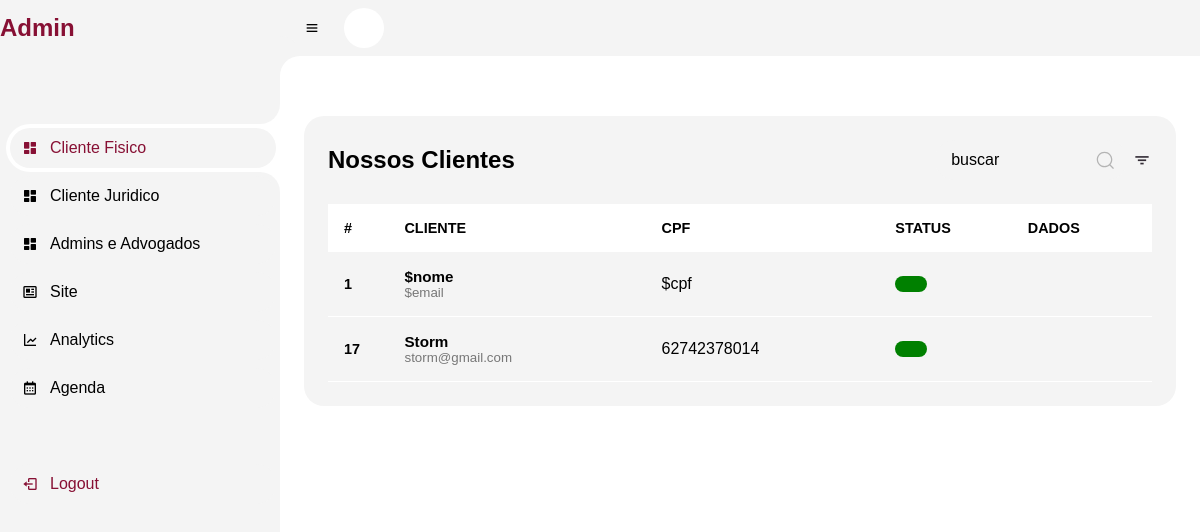
The app's page /admin-dash.php, older data.
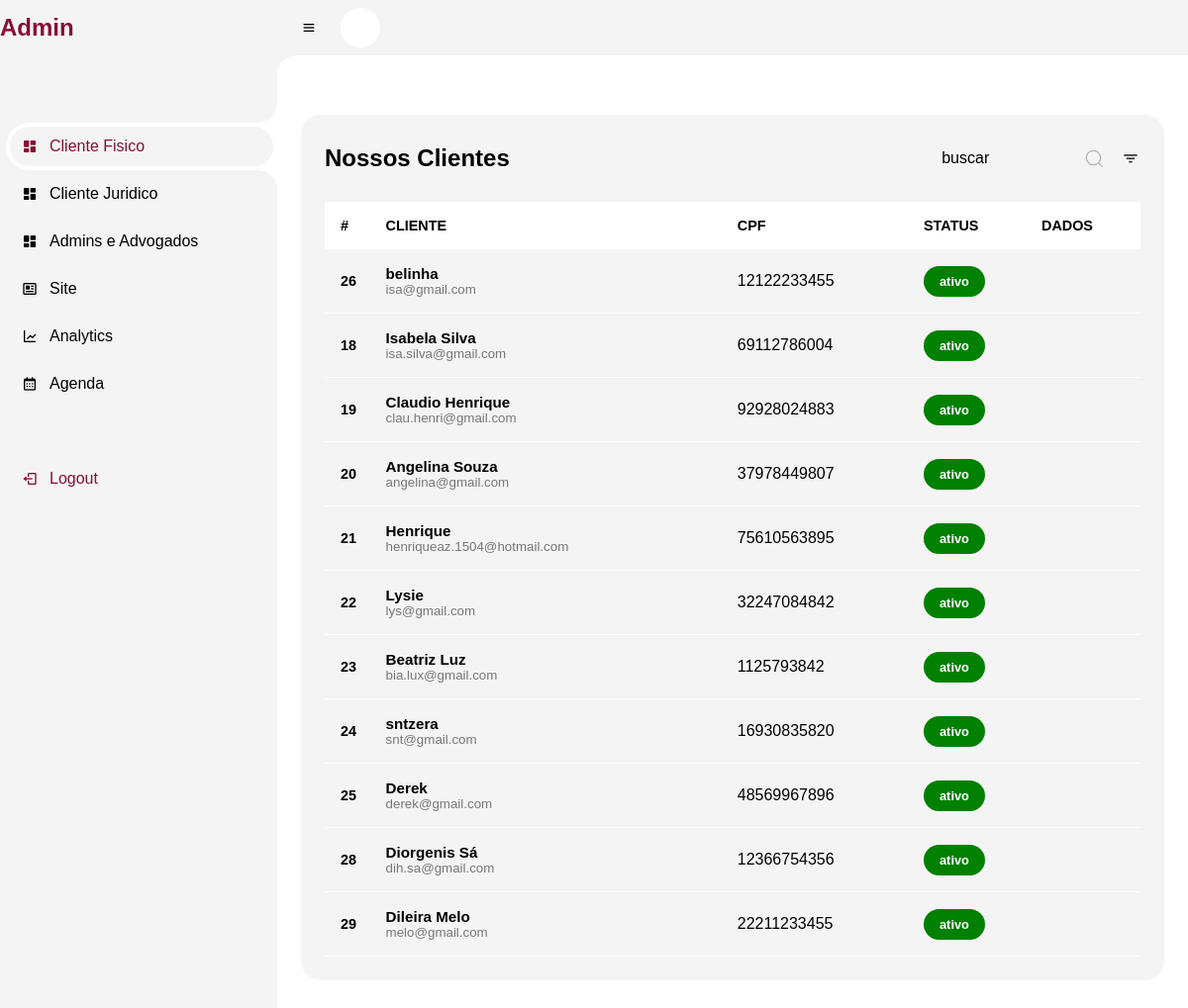
The same page, newer data.
### tables this page shows
CREATE TABLE IF NOT EXISTS `cadastro_login_cliente` (
  `cod` int(11) NOT NULL AUTO_INCREMENT,
  `nome` varchar(100) NOT NULL,
  `email` varchar(100) NOT NULL,
  `celular` varchar(15) NOT NULL,
  `endereco` varchar(100) NOT NULL,
  `cidade` varchar(50) NOT NULL,
  `senha` varchar(32) NOT NULL,
  `cpf` varchar(11) NOT NULL,
  `foto` varchar(100) NOT NULL,
  `status` varchar(10) NOT NULL,
  PRIMARY KEY (`cod`)
);

### admin-dash.php (the view, shortened to what this page needs)
<?php
include('menu-admin.php');
?>
<html lang="en">
<head>
    <link rel="stylesheet" href="css/admin.css">
    <link rel="stylesheet" href="https://maxst.icons8.com/vue-static/landings/line-awesome/line-awesome/1.3.0/css/line-awesome.min.css">
</head>
<body class="dark">
    <section id=content>
        <main>
            <?php
            require('connect.php');
            $perfis = mysqli_query($con, "SELECT * FROM `cadastro_login_cliente`");
            echo   "<div class=table-data>";
            echo    "<div class=order>";
            echo      "<div class=head>";
            echo          " <h3>Nossos Clientes</h3>";
            echo  " <div class=search>";
            echo    "<input type=text class=search__input placeholder=buscar onkeyup=pesquisar(this.value)";
            echo   "<button class=search__button>";
            echo "</div>";
            echo            "<i class='bx bx-filter'></i>";
            echo       "</div>";
            echo       "<table width=100%>";
            echo              "<thead>";
            echo                "<tr>";
            echo                     "<th>#</th>";
            echo                    "<th></span>CLIENTE</th>";
            echo                    "<th></span>CPF</th>";
            echo                  "<th></span>STATUS</th>";
            echo                  "<th></span>DADOS</th>";
            while ($perfil = mysqli_fetch_array($perfis)) {
                echo             "</tr>";
                echo        "</thead>";
                echo        "<tbody>";
                echo          "<tr>";
                echo              "<td class=cod>$perfil[cod]</td>";
                echo             "<td>";
                echo   "<div class=client>";
                echo   "<div class=client-info>";
                echo  "<h4>$perfil[nome]</h4>";
                echo  "<small>$perfil[email]</small>";
                echo   "</div>";
                echo  "</div>";
                echo  "</td>";
                echo  "<td>$perfil[cpf]</td>";
                echo "<td>";
                echo "<span class='status ";
                if ($perfil['status'] == "ativo") {
                    echo "success";
                } elseif ($perfil['status'] == "inativo") {
                    echo "danger";
                } elseif ($perfil['status'] == "ausente") {
                    echo "warning";
                }
                echo "'>$perfil[status]</span>";
                echo "</td>";
                echo  "<td>";
                echo  "<div id=icones>";
                echo  "<a href=./formularios/alterar-status.php?cod=$perfil[cod]><i class='uil uil-edit'></i></a>";
                echo  "<a href=javascript:confirmar($perfil[cod])><i class='uil uil-trash-alt'></i></a>";
                echo  "</div>";
                echo "</td>";
            }
            echo "</div>";
            echo   "</div>";
            ?>
        </main>
    </section>
</body>
</html>

### menu-admin.php (shortened to what this page needs)
<html lang="en">
<head>
	<link rel="stylesheet" href="css/menu-admin.css">
	<link href='https://unpkg.com/boxicons@2.0.9/css/boxicons.min.css' rel='stylesheet'>
	<link rel="stylesheet" href="https://unicons.iconscout.com/release/v4.0.0/css/line.css">
</head>
<body class="dark">
	<section id="sidebar">
		<a href="#" class="brand">
			<span class="text">Admin</span>
		</a>
		<ul class="side-menu top">
			<li class="active">
				<a href="admin-dash.php">
					<i class='bx bxs-dashboard'></i>
					<span class="text">Cliente Fisico</span>
				</a>
			</li>
			<li>
				<a href="clienteJ.php">
					<i class='bx bxs-dashboard'></i>
					<span class="text">Cliente Juridico</span>
				</a>
			</li>
			<li>
				<a href="adv-admin.php">
					<i class='bx bxs-dashboard'></i>
					<span class="text">Admins e Advogados</span>
				</a>
			</li>
			<li>
				<a href="index.php">
					<i class='bx bx-news'></i>
					<span class="text">Site</span>
				</a>
			</li>
			<li>
				<a href="#">
					<i class='bx bx-line-chart'></i>
					<span class="text">Analytics</span>
				</a>
			</li>
			<li>
				<a href="https://calendly.com/event_types/user/me" target="_blank">
					<i class='bx bx-calendar'></i>
					<span class="text">Agenda</span>
				</a>
			</li>
		</ul>
		<ul class="side-menu">
			<li>
				<?php
				echo	'<a href=logoff.php class=logout>';
				echo	"<i class='bx bx-log-out'></i>";
				echo "<span class=text>Logout</span>";
				echo "</a>";
				?>
			</li>
		</ul>
	</section>
	<section id="content">
		<nav>
			<i class='bx bx-menu'></i>
			<i class="uil uil-moon toggle-btn"></i>
		</nav>
	</section>
</body>
</html>

### css/menu-admin.css (style rules this page uses)
#sidebar { position: fixed; top: 0; left: 0; width: 280px; height: 100%; background: var(--color-light2); z-index: 2000; transition: .3s ease; overflow-x: hidden; scrollbar-width: none; }
#sidebar .brand { font-size: 24px; font-weight: 700; height: 56px; display: flex; align-items: center; color: var(--details); position: sticky; top: 0; left: 0; background:var(--color-light2); z-index: 500; padding-bottom: 20px; box-sizing: content-box; }
#sidebar .side-menu { width: 100%; margin-top: 48px; }
#sidebar .side-menu li { height: 48px; background: transparent; margin-left: 6px; border-radius: 48px 0 0 48px; padding: 4px; }
#sidebar .side-menu li.active { background: var(--back-fundo); position: relative; }
#sidebar .side-menu li.active::before { content: ''; position: absolute; width: 40px; height: 40px; border-radius: 50%; top: -40px; right: 0; box-shadow: 20px 20px 0 var(--back-fundo); z-index: -1; }
#sidebar .side-menu li.active::after { content: ''; position: absolute; width: 40px; height: 40px; border-radius: 50%; bottom: -40px; right: 0; box-shadow: 20px -20px 0 var(--back-fundo); z-index: -1; }
#sidebar .side-menu li a { width: 100%; height: 100%; background: var(--color-light2); display: flex; align-items: center; border-radius: 48px; font-size: 16px; color: var(--color-black); white-space: nowrap; overflow-x: hidden; }
#sidebar .side-menu.top li.active a { color: var(--details); }
#sidebar .side-menu li a.logout { color: var(--details); }
#sidebar .side-menu li a .bx { min-width: calc(60px - ((4px + 6px) * 2)); display: flex; justify-content: center; }
#content { position: relative; width: calc(100% - 280px); left: 280px; transition: .3s ease; }
#content nav { height: 56px; background: var(--color-light2); padding: 0 24px; display: flex; align-items: center; grid-gap: 24px; position: sticky; top: 0; left: 0; z-index: 1000; }
#content nav::before { content: ''; position: absolute; width: 40px; height: 40px; bottom: -40px; left: 0; border-radius: 50%; box-shadow: -20px -20px 0 var(--color-light2); }
.toggle-btn { color: var(--details); min-width: 40px; height: 40px; background-color: var(--color-white); border-radius: 50%; display: flex; align-items: center; justify-content: center; font-size: 20px; cursor: pointer; transition: 0.3s; }

### css/var.css (style rules this page uses)
body { --color-black: #000; --color-black-light: #777777; --color-black-light2: #777777; --color-white: #fff; --color-light: #f4f4f4; --color-light2: #f4f4f4; --details: #871034; --back-primary: #19191f; --back-fundo: #fff; --back-glass: linear-gradient(to right bottom, rgba(255, 255, 255, 0.5), rgba(255, 255, 255, 0.3)); }
* { margin: 0; padding: 0; box-sizing: border-box; text-decoration: none; font-family: 'Montserrat', sans-serif; }

Row changes from the older to the newer data that the page shows:
removed cadastro_login_cliente: cod "1", nome "$nome", email "$email", cpf "$cpf"
removed cadastro_login_cliente: cod "17", nome "Storm", email "storm@gmail.com", cpf "62742378014"
added cadastro_login_cliente: cod "26", nome "belinha", email "isa@gmail.com", cpf "12122233455", status "ativo"
added cadastro_login_cliente: cod "18", nome "Isabela Silva", email "isa.silva@gmail.com", cpf "69112786004", status "ativo"
added cadastro_login_cliente: cod "19", nome "Claudio Henrique", email "clau.henri@gmail.com", cpf "92928024883", status "ativo"
added cadastro_login_cliente: cod "20", nome "Angelina Souza", email "angelina@gmail.com", cpf "37978449807", status "ativo"
added cadastro_login_cliente: cod "21", nome "Henrique", email "henriqueaz.1504@hotmail.com", cpf "75610563895", status "ativo"
added cadastro_login_cliente: cod "22", nome "Lysie", email "lys@gmail.com", cpf "32247084842", status "ativo"
added cadastro_login_cliente: cod "23", nome "Beatriz Luz", email "bia.lux@gmail.com", cpf "1125793842", status "ativo"
added cadastro_login_cliente: cod "24", nome "sntzera", email "snt@gmail.com", cpf "16930835820", status "ativo"
added cadastro_login_cliente: cod "25", nome "Derek", email "derek@gmail.com", cpf "48569967896", status "ativo"
added cadastro_login_cliente: cod "28", nome "Diorgenis Sá", email "dih.sa@gmail.com", cpf "12366754356", status "ativo"
added cadastro_login_cliente: cod "29", nome "Dileira Melo", email "melo@gmail.com", cpf "22211233455", status "ativo"
